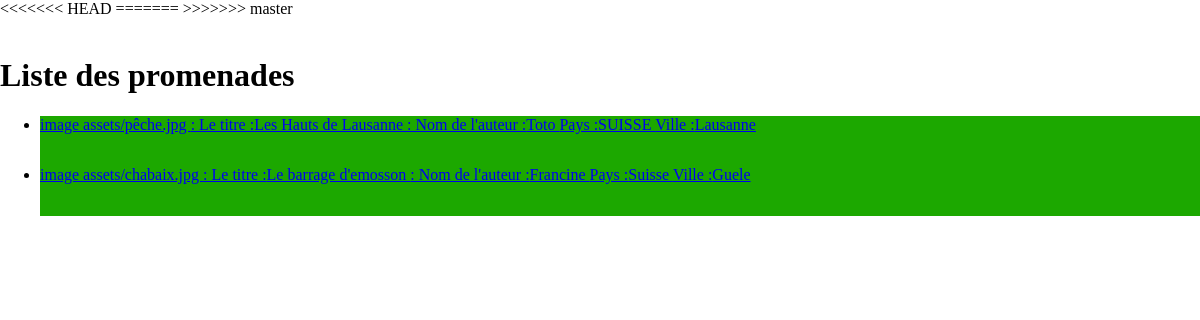
The page /testListePromenade.php on the database as committed earlier.
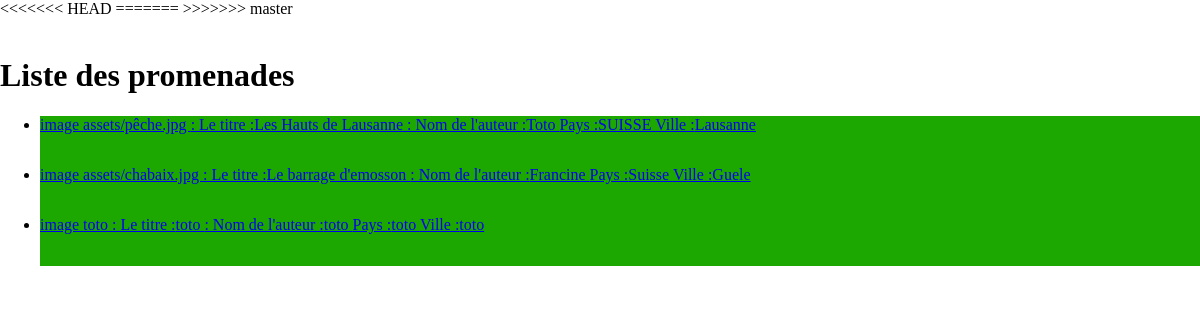
The same page on the database as committed later.
### tables this page shows
CREATE TABLE Promenades (
    id INT PRIMARY KEY AUTO_INCREMENT,
    auteur VARCHAR(200),
    date VARCHAR(10),
    pays VARCHAR(200),
    ville VARCHAR(200),
    case_postale VARCHAR(50),
    titre VARCHAR(100),
    image VARCHAR(200),
    depart VARCHAR(200),
    arrivee VARCHAR(200),
    description VARCHAR(255)
);

### www/database.php (called while the page is built, shortened)
<?php
require_once('classPromenade.php');
class Database{
    private $connexion;
    public function __construct(){
        $PARAM_hote="mariadb";
        $PARAM_nom_bd="Promensuisse";
        $PARAM_utilisateur="adminSitePromenade";
        $PARAM_mot_passe="Promen@de";
        try{
            $this->connexion = new PDO("mysql:dbname=" .$PARAM_nom_bd.";host=".$PARAM_hote.";charset=utf8",
                                $PARAM_utilisateur,
                                $PARAM_mot_passe);
        }catch (Exception $monException){
            echo "Erreur : ".$monException->getMessage()."<br/>";
            echo "Code : ".$monException->getCode();
        }
    }
    public function getAllPromenade(){
        $pdoStatement = $this->connexion->prepare(
            "SELECT image, titre, auteur, pays, ville FROM Promenades"
        );
        $pdoStatement->execute();
        $Promenade = $pdoStatement->fetchAll(PDO::FETCH_CLASS, "Promenades");
        return $Promenade;
    }
}
?>

### www/classPromenade.php (called while the page is built, shortened)
<?php
    class Promenades{
        private $id;
        private $auteur;
        private $pays;
        private $ville;
        private $titre;
        private $image;
        public function getId(){
        return $this->id;
        }
        public function getAuteur(){
            return $this->auteur;
        }
        public function getPays(){
            return $this->pays;
        }
        public function getVille(){
            return $this->ville;
        }
        public function getTitre(){
            return $this->titre;
        }
        public function getImage(){
            return $this->image;
        }
    }
?>

### www/testListePromenade.php (the view, shortened to what this page needs)
<?php
require_once("database.php");
$database = new Database();
$listePromenade = $database->getAllPromenade();
?>
<html>
        <link rel="stylesheet" href="style.css">
    <body>
    <br>
    <h1>Liste des promenades</h1>
        <ul>
        <?php foreach($listePromenade as $listePromenade){ ?>
            <html>
            <div class="container-fluid barre text-white">
            <div class="row">
                <div class="col-sm-4">
                    <li>
                        <?php   echo "<a href=afficher.php?id=".$listePromenade->getId().">";
                        echo " image ".$listePromenade->getImage().
                        " : Le titre :".$listePromenade->getTitre().
                        " : Nom de l'auteur :".$listePromenade->getAuteur().
                        " Pays :".$listePromenade->getPays().
                        " Ville :".$listePromenade->getVille().
                        "</a>";
                        ?>
                    </li>
                </div>
            </div>
            </div>
        <?php } ?>
        </ul>
        </body>
</html>

### www/style.css (style rules this page uses)
.barre { width:100%; height: 50px; background:rgb(28, 168, 0); }
body { margin:0; }

Rows that differ between the two databases and show on the page:
added promenades: image "toto", titre "toto", auteur "toto", pays "toto", ville "toto"
